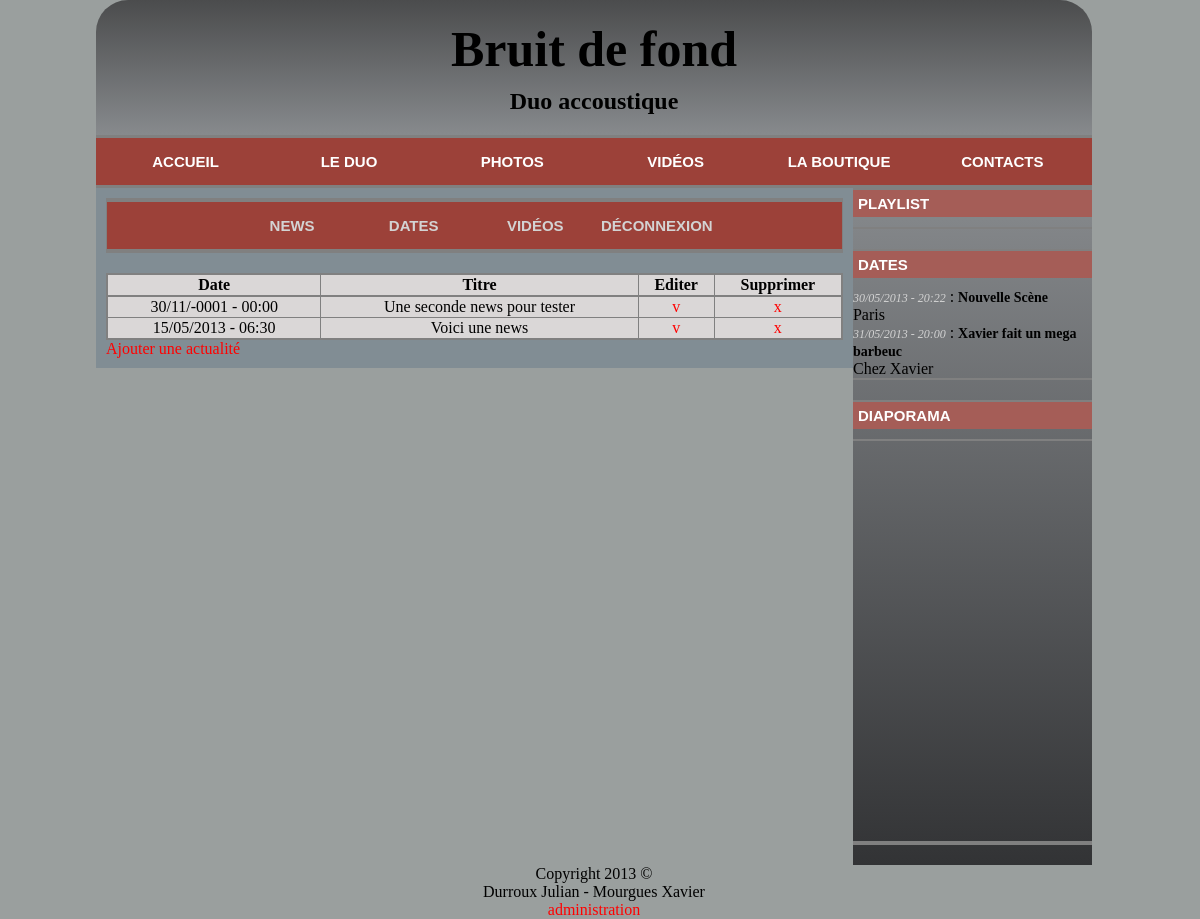
Screenshot of /?p=admin (signed in) with the database file from the repository.
### tables this page shows
CREATE TABLE IF NOT EXISTS `news` (
  `id` int(11) NOT NULL AUTO_INCREMENT,
  `timestamp` timestamp NOT NULL DEFAULT CURRENT_TIMESTAMP ON UPDATE CURRENT_TIMESTAMP,
  `title` varchar(200) NOT NULL,
  `content` varchar(2000) NOT NULL,
  PRIMARY KEY (`id`)
);

CREATE TABLE IF NOT EXISTS `dates` (
  `id` int(11) NOT NULL AUTO_INCREMENT,
  `day` datetime NOT NULL,
  `title` varchar(200) NOT NULL,
  `place` varchar(200) NOT NULL,
  PRIMARY KEY (`id`)
);

### www/database.php (called while the page is built, shortened)
<?php
function getFuturesDates(){
	$query = "SELECT * FROM dates WHERE day >= CURRENT_TIMESTAMP ORDER BY day";
	return mysqli_query($GLOBALS['db'], $query);
}
function getActualites(){
	$query = "SELECT * FROM news ORDER BY timestamp";
	return mysqli_query($GLOBALS['db'], $query);
}
?>

### www/config.php (called while the page is built, shortened)
<?php
$FORMAT_DATE = "d/m/Y - H:i";
?>

### www/admin/news.php (the view, shortened to what this page needs)
<?php
	if(isset($_GET['action']) && ($_GET['action'] == "edit" || $_GET['action'] == "add") && !isset($_GET['confirm'])){
		$new = NULL;
		if($_GET['action'] == "edit") {
			$new = getActualite($_GET['id']);
		}
		?>
		<form action="?p=admin&a=news&action=<?php echo $_GET['action']; ?>&confirm" method="post">
			<input type="hidden" name="id" value="<?php echo isset($_GET['id']) ? $_GET['id'] : "" ; ?>" />
			<label>Date :</label><input type="datetime-local" name="timestamp" value="<?php echo $new != NULL ? $new->timestamp : "" ; ?>" /><br />
			<label>Titre :</label><input type="text" name="title" value="<?php echo $new != NULL ? $new->title : "" ; ?>" /><br />
			<label>Contenu :</label><textarea name="content"><?php echo $new != NULL ? $new->content : "" ; ?></textarea><br />
			<button type="submit">Soumettre</button>
		</form>
		<?php
	} else {
		$news = getActualites();
?>
<table>
	<thead>
		<tr>
			<th>Date</th>
			<th>Titre</th>
			<th>Editer</th>
			<th>Supprimer</th>
		</tr>
	</thead>
	<tbody>
		<?php while(($new = mysqli_fetch_object($news)) != NULL){ ?>
		<tr>
			<td><datetime><?php echo date_format(date_create($new->timestamp), $FORMAT_DATE); ?></datetime></td>
			<td><?php echo $new->title; ?></td>
			<td><a href="?p=admin&a=news&action=edit&id=<?php echo $new->id; ?>">v</a>
			<td><a href="?p=admin&a=news&action=delete&id=<?php echo $new->id; ?>">x</a>
		</tr>
		<?php } ?>
	</tbody>
</table>
<a href="?p=admin&a=news&action=add">Ajouter une actualité</a>
<?php } ?>

### www/aside.php (shortened to what this page needs)
<aside><div>
		<h1>Playlist</h1>
	</div>
	<div>
		<h1>Dates</h1>
		<?php $dates = getFuturesDates();
			while(($date = mysqli_fetch_object($dates)) != NULL){
				?><datetime><?php echo date_format(date_create($date->day), $FORMAT_DATE); ?></datetime> : <h2><?php echo $date->title; ?></h2><br />
				<?php echo $date->place; ?><br />
				<?php
			}
		?>
	</div>
	<div>
		<h1>Diaporama</h1>
		<div class="slideshow"><?php
			?></div>
	</div>
</aside>

### www/style.css (style rules this page uses)
body { padding-left: 8%; padding-right: 8%; margin:0; width: 83%; background-color:#9A9F9E; font: arial; }
a { text-decoration: none; color: red; }
aside { background: -webkit-gradient(linear, left top, left bottom, color-stop(0%,rgb(135, 138, 141)), color-stop(100%,rgb(50, 51, 53))); float: right; width: 24%; margin: 0; }
aside div { width: 100%; margin-bottom: 20px; padding-top: 0; border-bottom: 2px solid grey; border-top: 2px solid grey; }
aside div h1 { padding: 5px 5px 5px 5px; margin: 0 0 10px 0; background: rgb(165, 93, 87); text-transform: uppercase; color: white; font: bold 15px arial; }
aside div datetime { font-size: 12px; font-style: italic; color: lightgrey; }
aside div h2 { font-size: 14px; font-style: bold; display: inline; }
aside .slideshow { position: relative; width: 100%; height: 400px; margin: 0; padding: 0; }
table { border : 2px grey solid; width: 100%; background: rgb(218, 215, 215); border-collapse:collapse; }
table th { border: 1px grey solid; border-bottom: 2px grey solid; }
table td { text-align: center; border: 1px grey solid; }
table td a { display:block; }

### rows the page displays
news: timestamp "30/11/-0001 - 00:00", title "Une seconde news pour tester"
news: timestamp "15/05/2013 - 06:30", title "Voici une news"
dates: day "30/05/2013 - 20:22", title "Nouvelle Scène", place "Paris"
dates: day "31/05/2013 - 20:00", title "Xavier fait un mega barbeuc", place "Chez Xavier"
